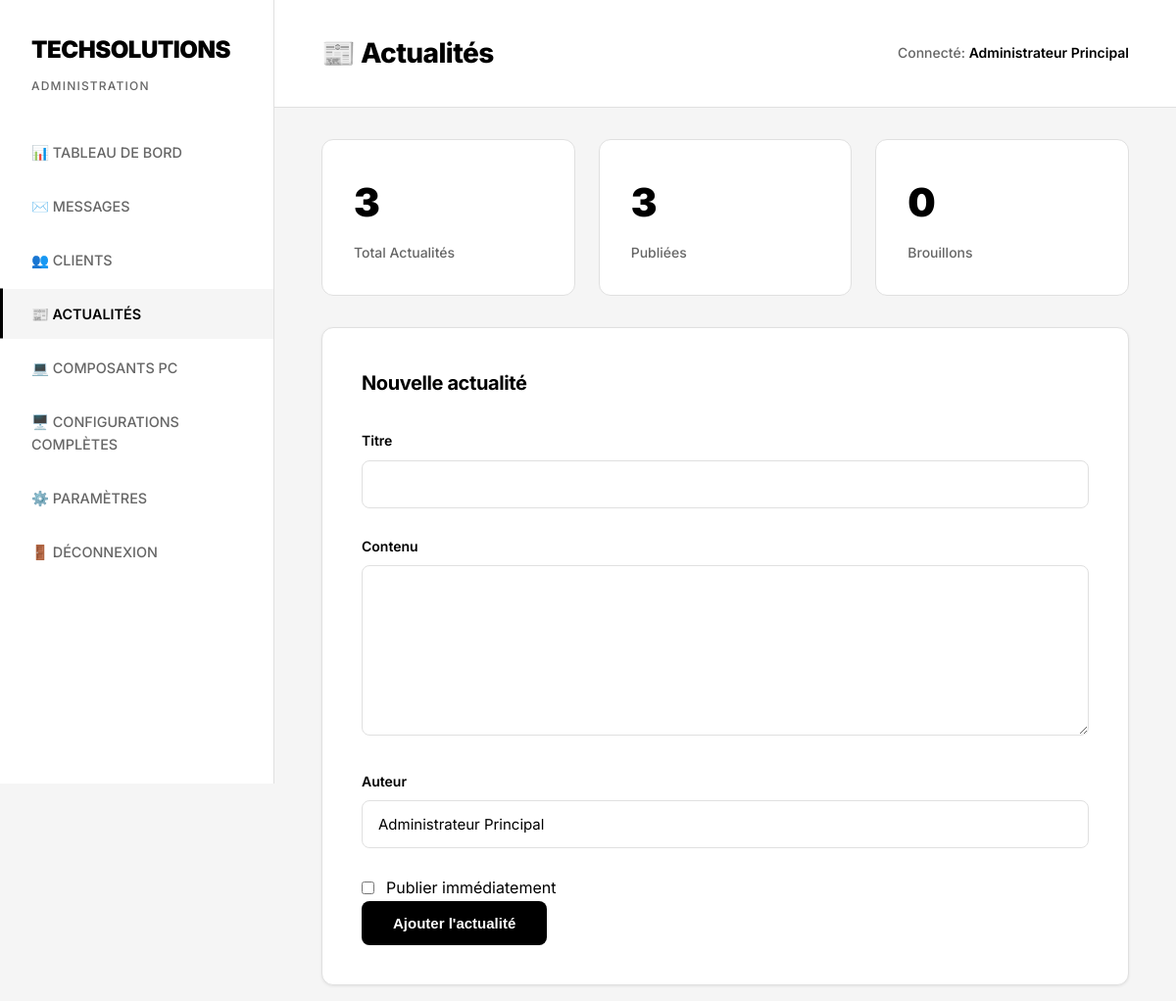
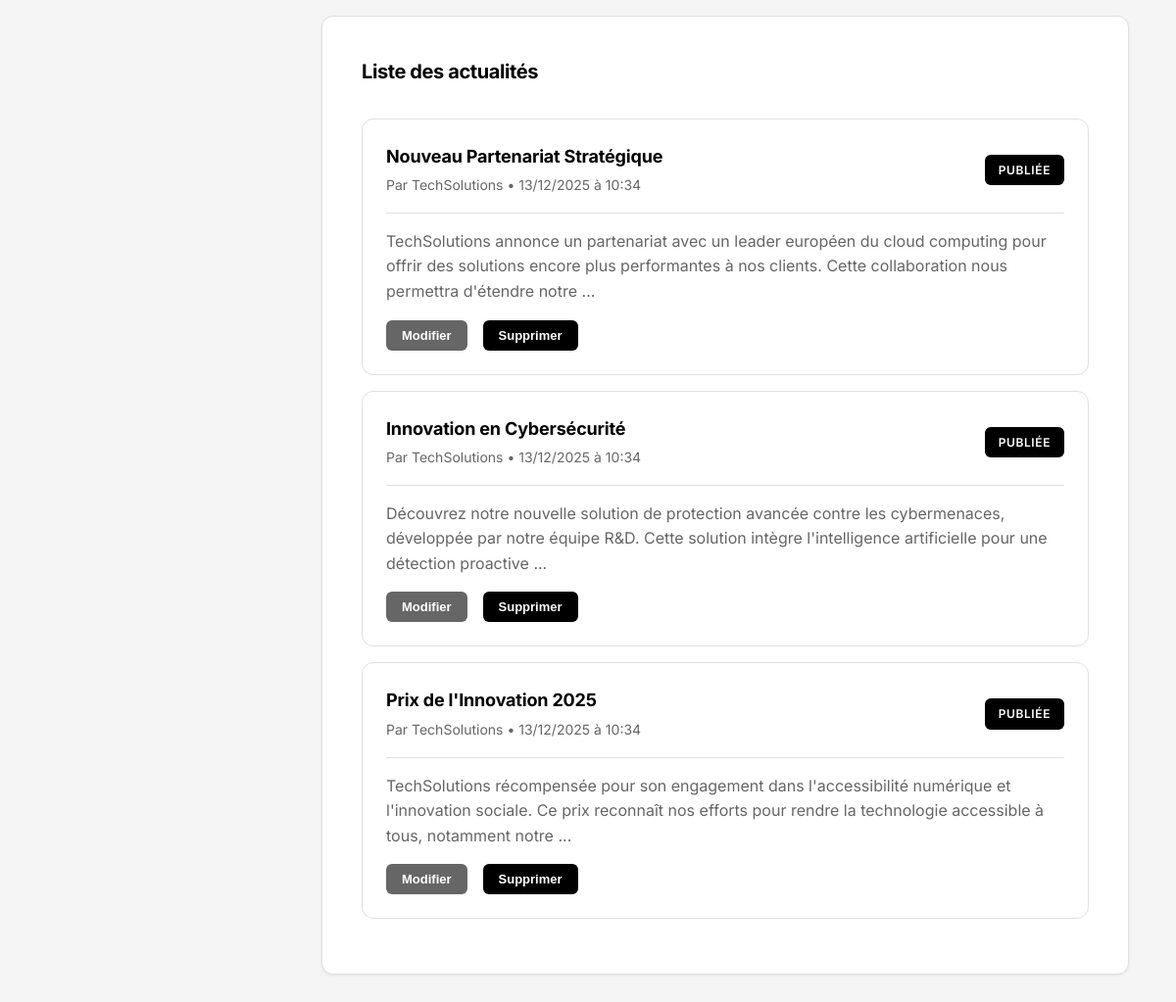
The page /admin/actualites.php (signed in) on the database its author committed (2 pictures, top to bottom).
### tables this page shows
CREATE TABLE IF NOT EXISTS actualites (
    id INT PRIMARY KEY AUTO_INCREMENT,
    titre VARCHAR(200) NOT NULL,
    contenu TEXT NOT NULL,
    auteur VARCHAR(100),
    date_publication DATETIME DEFAULT CURRENT_TIMESTAMP,
    date_modification DATETIME,
    publie BOOLEAN DEFAULT TRUE,
    INDEX idx_publie (publie),
    INDEX idx_date (date_publication)
);

### admin/actualites.php (the view, shortened to what this page needs)
<?php
require_once '../includes/db.php';
$stmt = $pdo->query("SELECT * FROM actualites ORDER BY date_publication DESC");
$actualites = $stmt->fetchAll();
$total = count($actualites);
$publiees = $pdo->query("SELECT COUNT(*) FROM actualites WHERE publie = TRUE")->fetchColumn();
$brouillons = $total - $publiees;
?>
<!DOCTYPE html>
<html lang="fr">
<head>
    <link rel="stylesheet" href="../css/admin.css">
</head>
<body>
    <div class="admin-container">
        <aside class="sidebar">
            <a href="dashboard.php" class="sidebar-logo">TECHSOLUTIONS</a>
            <div class="sidebar-subtitle">Administration</div>
            <ul class="sidebar-menu">
                <li><a href="dashboard.php">📊 TABLEAU DE BORD</a></li>
                <li><a href="messages.php">✉️ MESSAGES</a></li>
                <li><a href="clients.php">👥 CLIENTS</a></li>
                <li><a href="actualites.php" class="active">📰 ACTUALITÉS</a></li>
                <li><a href="composants_pc.php">💻 COMPOSANTS PC</a></li>
                <li><a href="configurations_completes.php">🖥️ CONFIGURATIONS COMPLÈTES</a></li>
                <li><a href="parametres.php">⚙️ PARAMÈTRES</a></li>
                <li><a href="logout.php">🚪 DÉCONNEXION</a></li>
            </ul>
        </aside>
        <main class="main-content">
            <div class="admin-header">
                <h1>📰 Actualités</h1>
                <div>Connecté: <strong><?= $_SESSION['admin_nom'] ?? 'Admin' ?></strong></div>
            </div>
            <div class="stats-grid">
                <div class="stat-card">
                    <div class="stat-value"><?= $total ?></div>
                    <div class="stat-label">Total actualités</div>
                </div>
                <div class="stat-card">
                    <div class="stat-value"><?= $publiees ?></div>
                    <div class="stat-label">Publiées</div>
                </div>
                <div class="stat-card">
                    <div class="stat-value"><?= $brouillons ?></div>
                    <div class="stat-label">Brouillons</div>
                </div>
            </div>
            <div class="content-section">
                <h2 class="section-title">Nouvelle actualité</h2>
                <form method="POST">
                    <div class="form-group">
                        <label>Titre</label>
                        <input type="text" name="titre" required>
                    </div>
                    <div class="form-group">
                        <label>Contenu</label>
                        <textarea name="contenu" rows="6" required></textarea>
                    </div>
                    <div class="form-group">
                        <label>Auteur</label>
                        <input type="text" name="auteur" value="<?= $_SESSION['admin_nom'] ?? 'Admin' ?>" required>
                    </div>
                    <div class="checkbox-group">
                        <input type="checkbox" name="publie" id="publie">
                        <label for="publie">Publier immédiatement</label>
                    </div>
                    <button type="submit" class="btn-primary">Ajouter l'actualité</button>
                </form>
            </div>
            <div class="content-section">
                <h2 class="section-title">Liste des actualités</h2>
                <?php if ($total > 0): ?>
                    <?php foreach ($actualites as $actu): ?>
                        <div class="card">
                            <div class="card-header">
                                <div>
                                    <div class="card-title"><?= htmlspecialchars($actu['titre']) ?></div>
                                    <div style="font-size: 0.875rem; color: var(--medium-gray); margin-top: 0.25rem;">
                                        Par <?= htmlspecialchars($actu['auteur']) ?> •
                                        <?= date('d/m/Y à H:i', strtotime($actu['date_publication'])) ?>
                                    </div>
                                </div>
                                <div>
                                    <?php if ($actu['publie']): ?>
                                        <span class="badge success">Publiée</span>
                                    <?php else: ?>
                                        <span class="badge draft">Brouillon</span>
                                    <?php endif; ?>
                                </div>
                            </div>
                            <div class="card-body">
                                <?= nl2br(htmlspecialchars(substr($actu['contenu'], 0, 200))) ?>
                                <?= strlen($actu['contenu']) > 200 ? '...' : '' ?>
                            </div>
                            <div style="margin-top: 1rem; display: flex; gap: 0.5rem;">
                                <button onclick="editActu(<?= $actu['id'] ?>)" class="btn-small edit">Modifier</button>
                                <form method="POST" style="display:inline;" onsubmit="return confirm('Supprimer cette actualité ?')">
                                    <button type="submit" class="btn-small delete">Supprimer</button>
                                </form>
                            </div>
                        </div>
                    <?php endforeach; ?>
                <?php else: ?>
                    <div class="empty-state">
                        <p>Aucune actualité</p>
                    </div>
                <?php endif; ?>
            </div>
        </main>
    </div>
</body>
</html>

### rows shown on the page
actualites: titre "Nouveau Partenariat Stratégique", auteur "TechSolutions", date_publication "13/12/2025 à 10:34", publie "PUBLIÉE", contenu "TechSolutions annonce un partenariat avec un leader européen du cloud computing pour offrir des solutions encore plus performantes à nos clients. Cette collaboration nous permettra d'étendre notre"
actualites: titre "Innovation en Cybersécurité", auteur "TechSolutions", date_publication "13/12/2025 à 10:34", publie "PUBLIÉE", contenu "Découvrez notre nouvelle solution de protection avancée contre les cybermenaces, développée par notre équipe R&D. Cette solution intègre l'intelligence artificielle pour une détection proactive"
actualites: titre "Prix de l'Innovation 2025", auteur "TechSolutions", date_publication "13/12/2025 à 10:34", publie "PUBLIÉE", contenu "TechSolutions récompensée pour son engagement dans l'accessibilité numérique et l'innovation sociale. Ce prix reconnaît nos efforts pour rendre la technologie accessible à tous, notamment notre"

### other values the page prints
$_SESSION['admin_nom'] "Administrateur Principal"
$total "3"
$publiees "3"
$brouillons "0"
